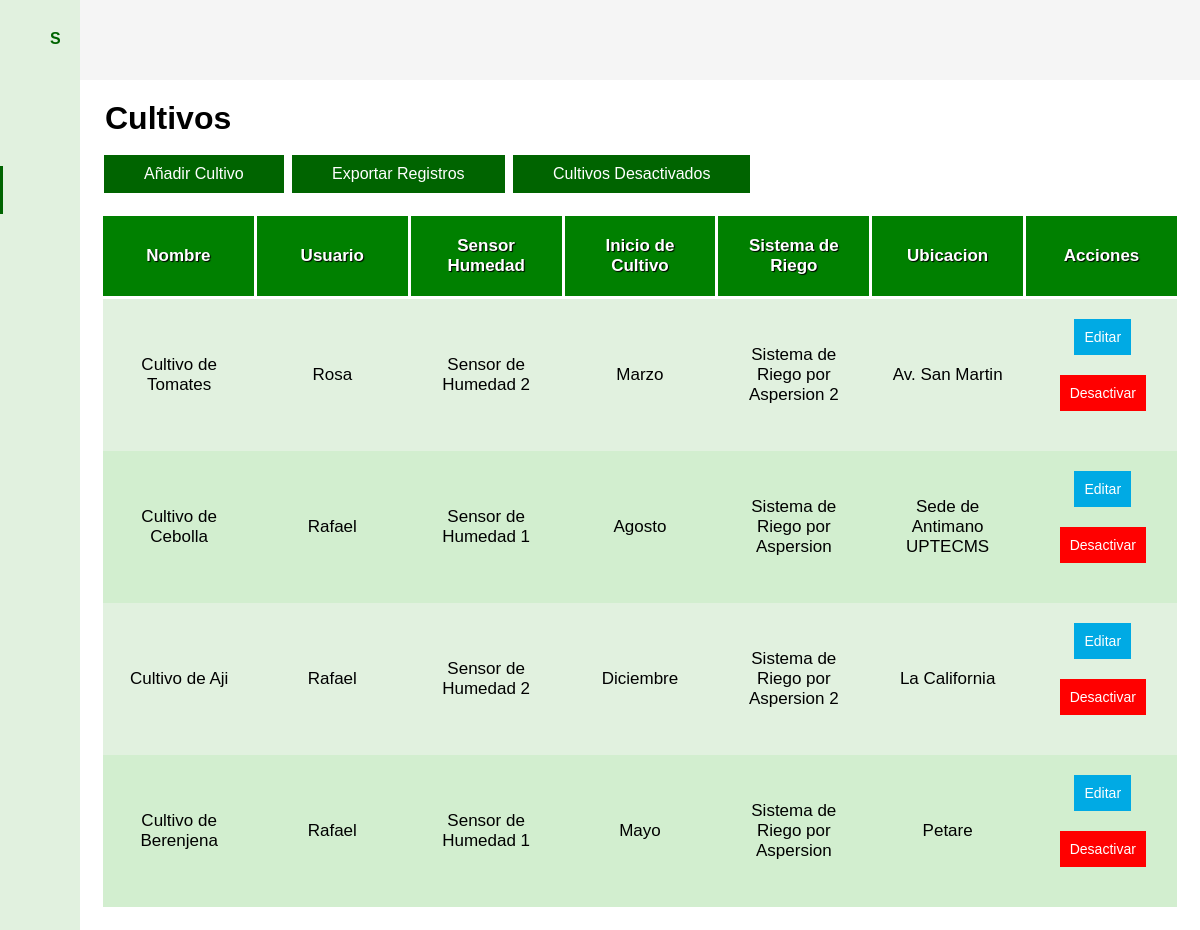
The app's page /administrador/cultivos.php (signed in) with its own data.
### tables this page shows
CREATE TABLE `cultivos` (
  `id` int(11) NOT NULL,
  `nombre` varchar(30) NOT NULL,
  `usuario_id` int(11) NOT NULL,
  `estatus` tinyint(1) NOT NULL DEFAULT 1,
  `fecha_registro` timestamp NOT NULL DEFAULT current_timestamp(),
  `sensor_humedad_id` int(11) NOT NULL,
  `inicio_cultivo_id` int(11) NOT NULL,
  `sistema_riego_id` int(11) NOT NULL,
  `ubicacion` varchar(30) NOT NULL,
  `infcultivos_id` int(11) NOT NULL
);

CREATE TABLE `usuarios` (
  `id` int(11) NOT NULL,
  `nombres` varchar(50) NOT NULL,
  `apellidos` varchar(50) NOT NULL,
  `tipo_documento` int(10) NOT NULL,
  `documento_identidad` int(20) NOT NULL,
  `correo` varchar(50) NOT NULL,
  `usuario` varchar(50) NOT NULL,
  `contrasena` varchar(50) NOT NULL,
  `fecha_registro` timestamp NULL DEFAULT current_timestamp(),
  `estatus` int(11) NOT NULL DEFAULT 1,
  `rol_id` int(11) NOT NULL
);

CREATE TABLE `sensor_temp_hum` (
  `id` int(11) NOT NULL,
  `numero_bien_nacional` int(11) NOT NULL,
  `descripcion` varchar(50) NOT NULL,
  `estatus` tinyint(1) NOT NULL DEFAULT 1,
  `fecha_registro` timestamp NOT NULL DEFAULT current_timestamp()
);

CREATE TABLE `meses` (
  `id` int(11) NOT NULL,
  `nombre` varchar(30) NOT NULL,
  `fecha_registro` timestamp NOT NULL DEFAULT current_timestamp()
);

CREATE TABLE `sistema_riego` (
  `id` int(11) NOT NULL,
  `descripcion` varchar(50) NOT NULL,
  `numero_bien_nacional` int(11) NOT NULL,
  `estatus` tinyint(1) NOT NULL DEFAULT 1,
  `fecha_registro` timestamp NOT NULL DEFAULT current_timestamp()
);

### administrador/cultivos.php (the view, shortened to what this page needs)
<?php
    include '../php/conexion.php';
    $cultivosregistrados = "SELECT * , u.nombres AS nombreusuario, s.descripcion AS descripcionsensor, m.nombre AS mesinicio,
    c.nombre AS cultivonombre, sr.descripcion AS descripcionsistema, c.id AS idcultivo FROM cultivos c left join usuarios u on (c.usuario_id = u.id) left join sistema_riego sr on (c.sistema_riego_id = sr.id)
    left join sensor_temp_hum s on (c.sensor_humedad_id = s.id) left join meses m on (c.inicio_cultivo_id = m.id) where c.estatus = '1'";
    $ejecutarcultivos = mysqli_query($conexion, $cultivosregistrados);
    $datoscultivos = $ejecutarcultivos;
?>
<!DOCTYPE html>
<html lang="en">
<head>
    <link href="https://cdn.lineicons.com/3.0/lineicons.css" rel="stylesheet">
    <link rel="stylesheet" href="../css/consulta.css">
</head>
<body id="body">
    <header>
    </header>
    <div class="menu_lateral" id="menu_lateral">
        <div class="nombre_pagina">
            <h4>SICPRC</h4>
        </div>
        <div class="opciones_menu">
            <a href="inicio.php">
                <div class="opcion">
                </div>
            </a>
            <a href="cultivos.php" class="seleccion">
                <div class="opcion">
                </div>
            </a>
            <a href="sistemas_riego.php">
                <div class="opcion">
                    <h4>Sistema de Riego</h4>
                </div>
            </a>
            <a href="sensores_humedad.php">
                <div class="opcion">
                    <h4>Sensor de Humedad y Temperatura</h4>
                </div>
            </a>
            <a href="consulta.php">
                <div class="opcion">
                </div>
            </a>
            <a href="mi_cuenta.php">
                <div class="opcion">
                </div>
            </a>
            <a href="../php/cerrar_sesion.php">
                <div class="opcion">
                    <h4>Cerrar Sesión</h4>
                </div>
            </a>
        </div>
    </div>
    <main>
        <h1>Cultivos</h1>
        <br>
    <div class="contenedor_login">
        <a href="crear_cultivo.php"><button>Añadir Cultivo</button></a>
        <a href="../php/excel_cultivos.php"><button>Exportar Registros</button></a>
        <a href="cultivos_desactivados.php"><button>Cultivos Desactivados</button></a>
        <table id="tabla_cultivos">
                <thead>
                    <tr>
                        <th>Nombre</th>
                        <th>Usuario</th>
                        <th>Sensor Humedad</th>
                        <th>Inicio de Cultivo</th>
                        <th>Sistema de Riego</th>
                        <th>Ubicacion</th>
                        <th>Acciones</th>
                    </tr>
                </thead>
                <tbody>
                    <?php
                        foreach ($datoscultivos as $datoscultivo) {
                    ?>
                    <tr>
                        <td><?php echo $datoscultivo['cultivonombre']?></td>
                        <td><?php echo $datoscultivo['nombreusuario']?></td>
                        <td><?php echo $datoscultivo['descripcionsensor']?></td>
                        <td><?php echo $datoscultivo['mesinicio']?></td>
                        <td><?php echo $datoscultivo['descripcionsistema']?></td>
                        <td><?php echo $datoscultivo['ubicacion']?></td>
                        <td>
                        <a href="editar_cultivo.php?
                        id=<?php echo $datoscultivo['idcultivo']?> &
                        nombre=<?php echo $datoscultivo['cultivonombre']?> &
                        sensor_humedad_id=<?php echo $datoscultivo['sensor_humedad_id']?> &
                        inicio_cultivo_id=<?php echo $datoscultivo['inicio_cultivo_id']?> &
                        sistema_riego_id=<?php echo $datoscultivo['sistema_riego_id']?> &
                        ubicacion=<?php echo $datoscultivo['ubicacion']?>
                        "><button class="editar">Editar</button></a>
                        <a href="../php/desac_cultivo.php?
                        id=<?php echo $datoscultivo['idcultivo']?>" class="textoeliminar"><button class="eliminar">Desactivar</a></button>
                        </td>
                    </tr>
                <?php
                }
                ?>
                </tbody>
            </table>
    </div>
    </main>
</body>
</html>

### css/consulta.css (style rules this page uses)
* { margin: 0; padding: 0; box-sizing: border-box; text-decoration: none; font-family: sans-serif; }
body { margin-left: 80px; transition: margin-left 300ms cubic-bezier(0.785, 0.135, 0.15, 0.86); margin-top: 80px; }
body h1 { margin-left: 5px; }
main { padding: 20px; }
header { width: 100%; height: 80px; background: #f5f5f5; display: flex; align-items: center; position: fixed; top: 0; z-index: 0; }
button { padding: 10px 40px; margin-left: 4px; margin-bottom: 20px; border: none; font-size: 16px; background: darkgreen; color: white; cursor: pointer; outline: none; }
.editar { padding: 10px 10px; margin-left: 4px; border: none; font-size: 14px; background: #00AAE4; color: white; cursor: pointer; outline: none; display: inline-block; }
.eliminar { padding: 10px 10px; border: none; font-size: 14px; background: red; color: white; cursor: pointer; outline: none; display: inline-block; }
.textoeliminar { color: white; }
.menu_lateral { width: 80px; height: 100%; background: #e1f1df; position: fixed; top: 0; left: 0; color: darkgreen; z-index: 300; overflow: hidden; border-right: 20px solid #e1f1df; transition: all 300ms cubic-bezier(0.785, 0.135, 0.15, 0.86); }
.nombre_pagina { padding: 20px 30px; display: flex; align-items: center; margin-top: 10px; }
.opciones_menu { margin: 20px 30px; position: absolute; top: 80px; }
.opciones_menu a { color: black; cursor: default; display: block; position: relative; }
.opciones_menu .opcion { padding: 20px 0px; display: flex; align-items: center; position: relative; }
.opciones_menu .opcion h4 { font-size: 17px; font-weight: 400; cursor: pointer; }
a.seleccion { color: darkgreen; }
a.seleccion:before { content: ''; width: 3px; height: 80%; background: darkgreen; position: absolute; top: 10%; left: -30px; }
table { table-layout: fixed; width: 100%; border-collapse: collapse; border: 3px solid; border-color: white; }
th, td { padding: 20px; font-size: 17px; text-align: center; }
thead, tfoot { background: green; color: white; text-shadow: 1px 1px 1px black; }
thead th, thead td { background: green; border: 3px solid; }
tbody tr:nth-child(odd) { background: #e1f1df; }
tbody tr:nth-child(even) { background: #d2eecf; }

### records on screen
cultivos: nombre "Cultivo de Tomates", usuario.nombres "Rosa", sensor_temp_hum.descripcion "Sensor de Humedad 2", meses.nombre "Marzo", sistema_riego.descripcion "Sistema de Riego por Aspersion 2", ubicacion "Av. San Martin"
cultivos: nombre "Cultivo de Cebolla", usuario.nombres "Rafael", sensor_temp_hum.descripcion "Sensor de Humedad 1", meses.nombre "Agosto", sistema_riego.descripcion "Sistema de Riego por Aspersion", ubicacion "Sede de Antimano UPTECMS"
cultivos: nombre "Cultivo de Aji", usuario.nombres "Rafael", sensor_temp_hum.descripcion "Sensor de Humedad 2", meses.nombre "Diciembre", sistema_riego.descripcion "Sistema de Riego por Aspersion 2", ubicacion "La California"
cultivos: nombre "Cultivo de Berenjena", usuario.nombres "Rafael", sensor_temp_hum.descripcion "Sensor de Humedad 1", meses.nombre "Mayo", sistema_riego.descripcion "Sistema de Riego por Aspersion", ubicacion "Petare"
